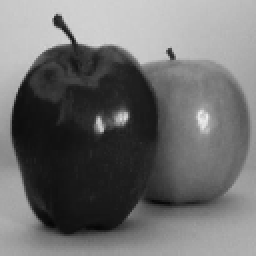
%> input picture Imagenes/manzana.bmp, 128 x 128 px (shown 2 times larger)
$ octave rotacionSimple.m   (GNU Octave 9; MATLAB toolbox functions it lacks are replaced by stand-ins)
%> lines starting %> are read from the running program, lines starting %| are printed output that depends on the picture
imtool close all;
clear all
tam = 256;

A = imread('../Imagenes/manzana.bmp');
%> A is the input picture: size 128x128 uint8; min 6, max 237, mean 110.5

[M,N] = size(A);
%> M = 128; N = 128
%A = zeros(tam);
%A =

C = zeros(M,N);
ang = 45;
teta = ang*pi/180;
matrizRotacion = [cos(teta) -sin(teta); sin(teta) cos(teta)]';
for i=1:M
    for j=1:N
        nuevasCoords = matrizRotacion*[i j]';
        ip = fix(nuevasCoords(1)+0.5);
        jp = fix(nuevasCoords(2)+0.5);
        if(ip > 0 && ip < M && jp > 0 && jp < N)
            C(i,j) = A(ip,jp);
        end
    end
end
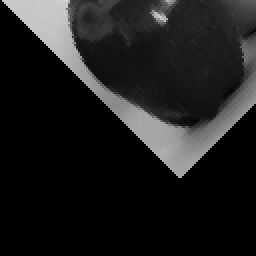
%> C: size 128x128 double (shown 2 times larger); min 0, max 211, mean 29.4
imtool(A,[]);
%imtool(B,[]);
imtool(C,[]);
%imtool(D,[]);

Mat = imrotate(A,ang);
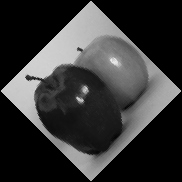
%> Mat: size 182x182 uint8; min 0, max 235, mean 54.6
%imtool(Mat);

$ run again, with Imagenes/angio.bmp copied over Imagenes/manzana.bmp
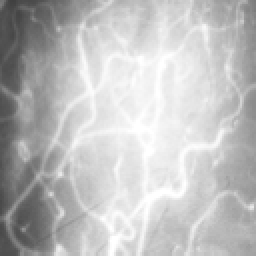
%> input picture Imagenes/angio.bmp, 128 x 128 px (shown 2 times larger)
%> A is the input picture: size 128x128 uint8; min 64, max 255, mean 190.4
%> after the loop `for i=1:M`:
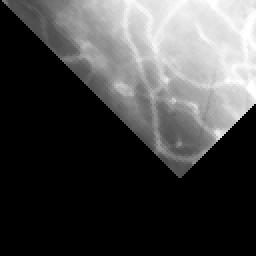
%> C: size 128x128 double (shown 2 times larger); min 0, max 255, mean 70.3
%> `Mat = imrotate(A,ang);`:
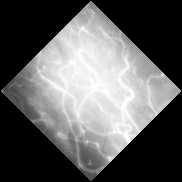
%> Mat: size 182x182 uint8; min 0, max 255, mean 94.2

$ run again, with Imagenes/caballo.bmp copied over Imagenes/manzana.bmp
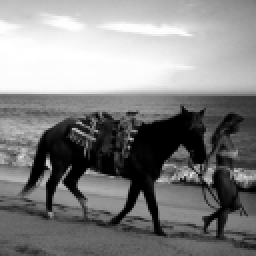
%> input picture Imagenes/caballo.bmp, 128 x 128 px (shown 2 times larger)
%> A is the input picture: size 128x128 uint8; min 0, max 255, mean 131.9
%> after the loop `for i=1:M`:
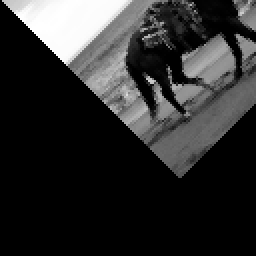
%> C: size 128x128 double (shown 2 times larger); min 0, max 255, mean 45.5
%> `Mat = imrotate(A,ang);`:
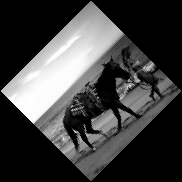
%> Mat: size 182x182 uint8; min 0, max 255, mean 65.1
